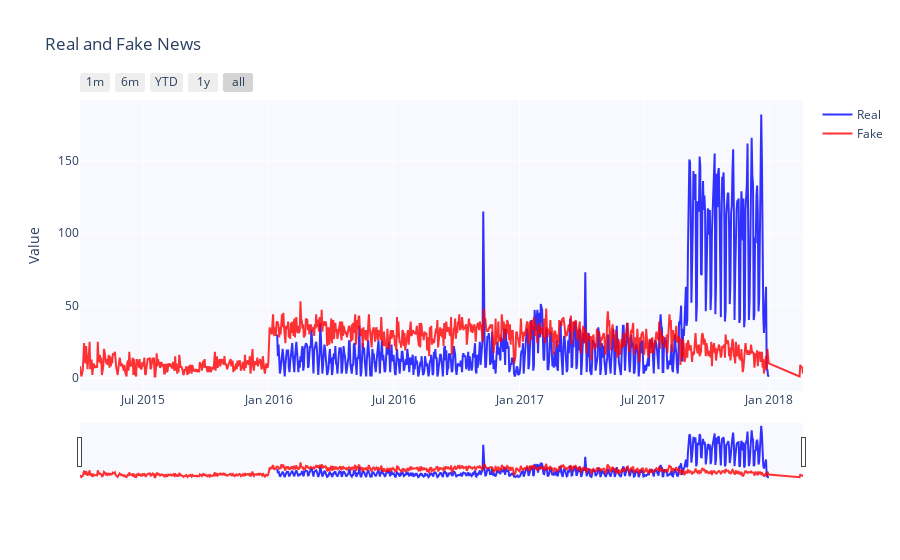

Here is the notebook cell this chart was saved with:
### Markdown cell above
Let's look at the timeline of true and fake news that were circulated in the media.

### Code cell
#Creating the count of output based on date
fake=df_fake.groupby(['date'])['label'].count()
fake=pd.DataFrame(fake)

real=df_real.groupby(['date'])['label'].count()
real=pd.DataFrame(real)

#Plotting the time series graph
fig = go.Figure()
fig.add_trace(go.Scatter(
         x=real.index,
         y=real['label'],
         name='Real',
    line=dict(color='blue'),
    opacity=0.8))

fig.add_trace(go.Scatter(
         x=fake.index,
         y=fake['label'],
         name='Fake',
    line=dict(color='red'),
    opacity=0.8))

fig.update_xaxes(
    rangeslider_visible=True,
    rangeselector=dict(
        buttons=list([
            dict(count=1, label="1m", step="month", stepmode="backward"),
            dict(count=6, label="6m", step="month", stepmode="backward"),
            dict(count=1, label="YTD", step="year", stepmode="todate"),
            dict(count=1, label="1y", step="year", stepmode="backward"),
            dict(step="all")
        ])
    )
)
        
    
fig.update_layout(title_text='Real and Fake News',plot_bgcolor='rgb(248, 248, 255)',yaxis_title='Value')

fig.show()

### Figure 1 — Plotly figure (JSON) as saved in the notebook; plotly's stock layout.template omitted (floating-point values rounded to 4 significant figures; data arrays with more than 128 entries replaced by an {"elided": "..."} marker saying what was removed)
{"data": [{"line": {"color": "blue"}, "name": "Real", "opacity": 0.8, "type": "scatter", "x": {"elided": "716 str values"}, "y": {"elided": "716 int values"}}, {"line": {"color": "red"}, "name": "Fake", "opacity": 0.8, "type": "scatter", "x": {"elided": "1010 str values"}, "y": {"elided": "1010 int values"}}], "layout": {"plot_bgcolor": "rgb(248, 248, 255)", "title": {"text": "Real and Fake News"}, "xaxis": {"rangeselector": {"buttons": [{"count": 1, "label": "1m", "step": "month", "stepmode": "backward"}, {"count": 6, "label": "6m", "step": "month", "stepmode": "backward"}, {"count": 1, "label": "YTD", "step": "year", "stepmode": "todate"}, {"count": 1, "label": "1y", "step": "year", "stepmode": "backward"}, {"step": "all"}]}, "rangeslider": {"visible": true}}, "yaxis": {"title": {"text": "Value"}}}}
